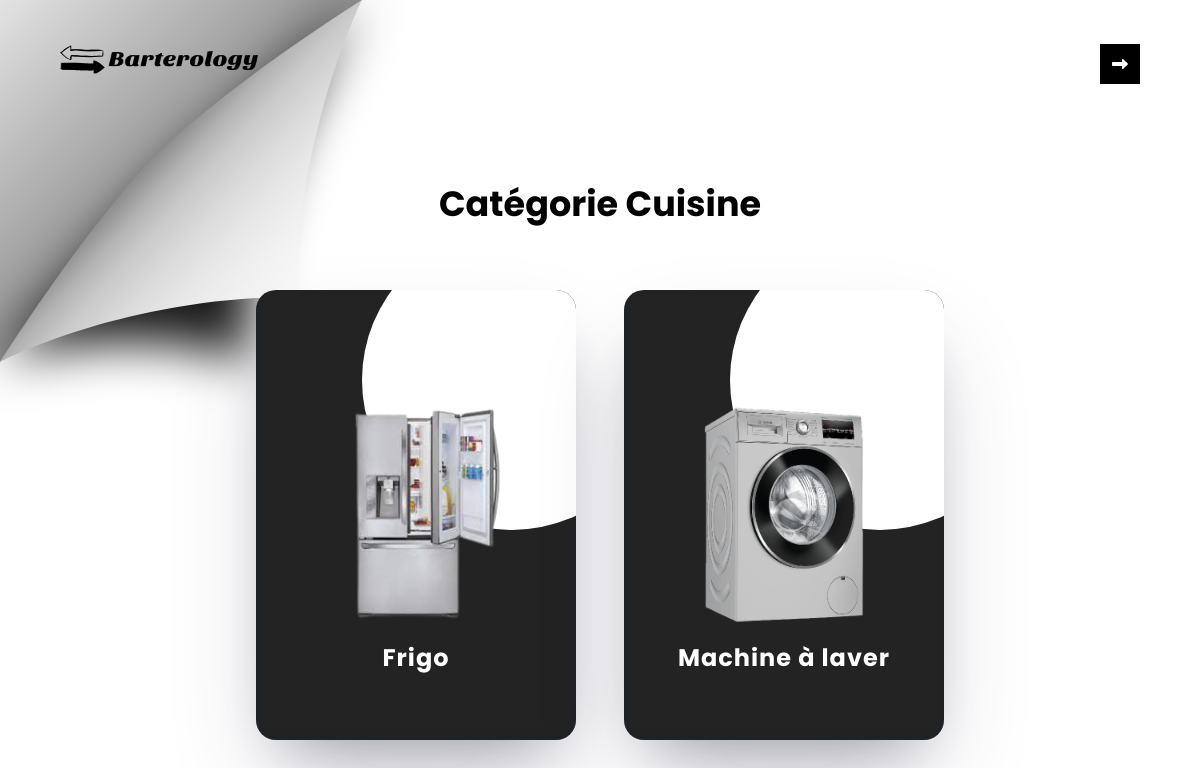
Screenshot of /Personne/rechercherParCat.php?categorie=Cuisine with the database file from the repository.
### tables this page shows
CREATE TABLE `offre` (
  `id_offre` int(11) NOT NULL,
  `besoin` varchar(40) NOT NULL,
  `id_personne` int(11) NOT NULL,
  `titre` varchar(30) NOT NULL,
  `image` varchar(100) NOT NULL,
  `type` varchar(10) NOT NULL,
  `description` varchar(100) NOT NULL,
  `date_publication` timestamp NOT NULL DEFAULT current_timestamp()
);

### Personne/rechercherParCat.php (the view, shortened to what this page needs)
<!DOCTYPE html>
<html>
<head>
  <link rel="stylesheet" href="../css/offres.css">
  <link rel="stylesheet" href="../css/header.css">
</head>
<body>
  <header id="header" class="header-admin">
    <a href="aficherOffres.php"><img src="../images/logo.png" id="logo" alt="Logo"></a>
    <a class="icone-quitter"><i class="fa fa-long-arrow-right" id="quitter"
        onclick="window.history.go(-1); return false;"></i></a>
  </header>
  <h2 class="titre">Catégorie <?php echo $_GET["categorie"]?> </h2>
  <div class="conteneur">
<?php
  include_once('cbd.php');
  $categorie = trim($_GET["categorie"]);
  $sql = "SELECT * FROM categorie WHERE nom_cat ='$categorie';";
  $resultat_rechercher = mysqli_query($conn,$sql);
  if(mysqli_num_rows($resultat_rechercher) > 0){
  while($data = mysqli_fetch_array($resultat_rechercher)){
  $id_offre = $data['id_offre'];
  $sql = "SELECT * FROM offre WHERE id_offre ='$id_offre';";
  $resultat_rechercher2 = mysqli_query($conn,$sql);
  while($data = mysqli_fetch_array($resultat_rechercher2))
{
?>
  <div class="offre">
    <div class="img-offre-div">
      <img class="image-offre" src="<?php echo $data['image']; ?>">
    </div>
    <div class="contenu-offre">
      <h2><?php echo $data['titre']; ?></h2>
    </div>
  </div>
  <?php
}}}else{
    echo '<div class="aucun-offre-rechercher">';
    echo '<div class="aucun-offre"><em>Aucun offre ne correspond a cette catégorie !!</em></div>';
    echo '<img id="img" src="../images/motRechercherInvalide.svg"></div>';
    echo '</div>';
}
?>

### css/offres.css (style rules this page uses)
body { background-color: #fff; background-attachment: fixed; background-repeat: no-repeat; background-position: top left; }
.icone-quitter { cursor: pointer; width: 40px; height: 40px; line-height: 40px; text-align: center; background:var(--couleur-primaire); color: var(--couleur-bg); border: 1px solid var(--couleur-primaire); z-index: 10; }
.titre { text-align: center; font-size: 35px; margin-top: 5vh; }
.conteneur { display: flex; align-items: center; justify-content: center; flex-wrap: wrap; text-align: center; width: 100%; margin-bottom: 7vh; }
.offre { position: relative; width: 320px; height: 450px; background-color: #232323; border-radius: 20px; overflow: hidden; margin: 5vw 2vw; box-shadow: rgba(50, 50, 93, 0.25) 0px 50px 100px -20px, rgba(0, 0, 0, 0.3) 0px 30px 60px -30px, rgba(10, 37, 64, 0.35) 0px -2px 6px 0px inset; }
.offre::before { content: ''; position: absolute; top: 0; left: 0; width: 100%; height: 100%; background-color: white; clip-path: circle(150px at 80% 20%); transition: 0.5s ease-in-out; }
.img-offre-div { position: absolute; top: 50%; transform: translateY(-50%); z-index: 1000; width: 100%; height: 220px; transition: 0.5s; }
.image-offre { position: absolute; top: 50%; left: 50%; transform: translate(-50%,-50%); max-width: 200px; z-index: 10; height: 220px; transition: 0.5s; }
.contenu-offre { position: absolute; bottom: 0; width: 100%; height: 100px; text-align: center; transition: 1s; z-index: 10; }
.contenu-offre h2 { position: relative; font-weight: 700; letter-spacing: 1px; color: white; }

### css/header.css (style rules this page uses)
*,*::before,*::after { margin: 0; padding: 0; box-sizing: border-box; }
body { --couleur-primaire: #000; --couleur-bg: #fff; font-family: 'Poppins', sans-serif; font-weight: 300; color: var(--couleur-primaire); outline: none; width: 100vw; overflow-x: hidden; }
.header-admin { padding: 5vh 5vw; margin-bottom: 50px; display: flex; align-items: center; justify-content: space-between; }
.header-admin img { width: 200px; height: 40px; }

### rows the page displays
offre: image (picture), titre "Frigo"
offre: image (picture), titre "Machine à laver"

### other values shown
$_GET["categorie"] "Cuisine"
